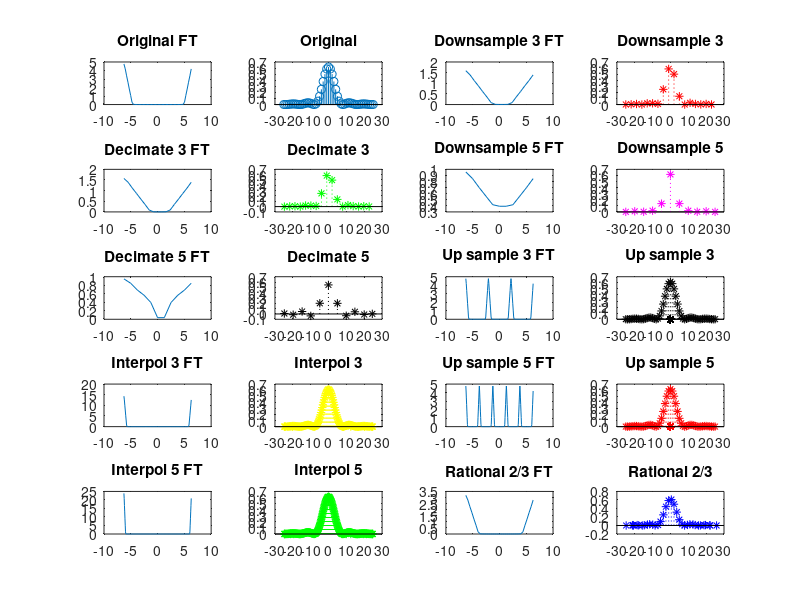

The MATLAB script that drew this image: (Note: this script raises an error after producing the figure.)
%% Full Analysis on Decimation, Interpolation, Upsampling & Downsampling Process to DSP

%% Original Function Definition
sample_space=linspace(-25,25,51);x_value = zeros(size(sample_space));

for i= 1:length(sample_space)
x_value(i)= ((2/sample_space(i))*sin(sample_space(i)*pi/8))^2;
end

x_value(sample_space==0)=(2*pi/8)^2;

figure;
%% Fourier Transform of the Original Signal + Plottings
FTx=abs(fft(x_value));
omega=linspace(-2*pi,2*pi,length(x_value));
subplot(5,4,1);plot(omega,FTx);title('Original FT');
subplot(5,4,2);stem(sample_space,x_value);title('Original');

%% Downsample - Factor 3 - + Fourier Transform
sampled3=downsample(sample_space,3);
xd3=downsample(x_value,3);
FTxd3=abs(fft(xd3));
omegad3=linspace(-2*pi,2*pi,length(xd3));
subplot(5,4,3);plot(omegad3,FTxd3);title('Downsample 3 FT');
subplot(5,4,4);stem(sampled3,xd3,':r*');title('Downsample 3');

%% Decimation  - Factor 3 -  + Fourier Transform
samplede3=decimate(sample_space,3);
xde3=decimate(x_value,3);
FTxde3=abs(fft(xde3));
omegade3=linspace(-2*pi,2*pi,length(xde3));
subplot(5,4,5);plot(omegade3,FTxde3);title('Decimate 3 FT');
subplot(5,4,6);stem(samplede3,xde3,':g*');title('Decimate 3');

%% Downsample - Factor 5 - + Fourier Transform
sampled5=downsample(sample_space,5);
xd5=downsample(x_value,5);
FTxd5=abs(fft(xd5));
omegad5=linspace(-2*pi,2*pi,length(xd5));
subplot(5,4,7);plot(omegad5,FTxd5);title('Downsample 5 FT');
subplot(5,4,8);stem(sampled5,xd5,':m*');title('Downsample 5');

%% Decimation  - Factor 5 -  + Fourier Transform
samplede5=decimate(sample_space,5);
xde5=decimate(x_value,5);
FTxde5=abs(fft(xde5));
omegade5=linspace(-2*pi,2*pi,length(xde5));
subplot(5,4,9);plot(omegade5,FTxde5);title('Decimate 5 FT');
subplot(5,4,10);stem(samplede5,xde5,':k*');title('Decimate 5');

%% Upsample - Factor 3 - + Fourier Transform
sampleu3=upsample(sample_space,3);
xu3=upsample(x_value,3);
FTxu3=abs(fft(xu3));
omegau3=linspace(-2*pi,2*pi,length(xu3));
subplot(5,4,11);plot(omegau3,FTxu3);title('Up sample 3 FT');
subplot(5,4,12);stem(sampleu3,xu3,':k*');title('Up sample 3');

%% Interpolation  - Factor 3 -  + Fourier Transform
samplein3=interp(sample_space,3);
xin3=interp(x_value,3);
FTxin3=abs(fft(xin3));
omegain3=linspace(-2*pi,2*pi,length(xin3));
subplot(5,4,13);plot(omegain3,FTxin3);title('Interpol 3 FT');
subplot(5,4,14);stem(samplein3,xin3,':y*');title('Interpol 3');

%% Upsample - Factor 5 - + Fourier Transform
sampleu5=upsample(sample_space,5);
xu5=upsample(x_value,5);
FTxu5=abs(fft(xu5));
omegau5=linspace(-2*pi,2*pi,length(xu5));
subplot(5,4,15);plot(omegau5,FTxu5);title('Up sample 5 FT');
subplot(5,4,16);stem(sampleu5,xu5,':r*');title('Up sample 5');

%% Interpolation - Factor 5 - + Fourier Transform
samplein5=interp(sample_space,5);
xin5=interp(x_value,5);
FTxin5=abs(fft(xin5));
omegain5=linspace(-2*pi,2*pi,length(xin5));
subplot(5,4,17);plot(omegain5,FTxin5);title('Interpol 5 FT');
subplot(5,4,18);stem(samplein5,xin5,':g*');title('Interpol 5');

%% Resampling - Factor 2/3 - + Fourier Transform
sample23=resample(sample_space,2,3);
x23=resample(x_value,2,3);
FTx23=abs(fft(x23));
omegax23=linspace(-2*pi,2*pi,length(x23));
subplot(5,4,19);plot(omegax23,FTx23);title('Rational 2/3 FT');
subplot(5,4,20);stem(sample23,x23,':b*');title('Rational 2/3');

%% Sine Wave Manipulation

%sExtracting audio_file
mu=audioread('sin.wav');

%Down->Inter
mud4=downsample(mu,4);
muin4=interp(mud4,4);

%Inter->Down
mu4in=interp(mu,4);
mu4d=downsample(mu4in,4);

%Plotting + Fourier Transform
muf=abs(fft(mu));
muin4f=abs(fft(muin4));
mu4df=abs(fft(mu4d));
omega_orginal = linspace(-2*pi,2*pi,length(mu));
omega_2 = linspace(-2*pi,2*pi,length(muin4f));
omega_3 = linspace(-2*pi,2*pi,length(mu4df));
figure;
subplot(2,2,[1 2]);plot(omega_orginal,muf);title('Original');
subplot(2,2,3);plot(omega_2,muin4f);title('Down->Inter');
subplot(2,2,4);plot(omega_3,mu4df);title('Inter->Down');
